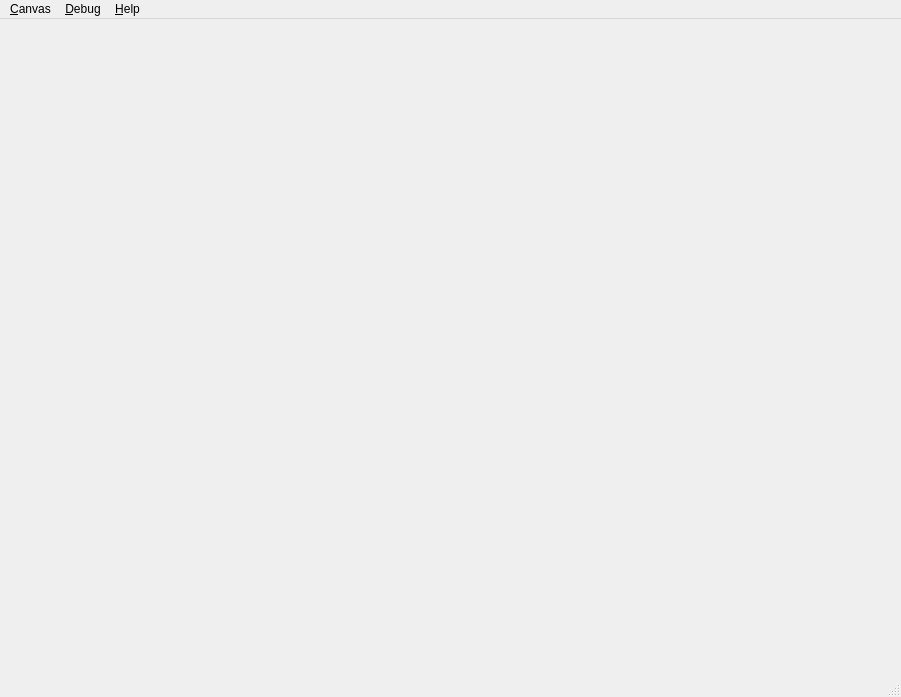
<?xml version="1.0" encoding="UTF-8"?>
<ui version="4.0">
 <class>MainWindow</class>
 <widget class="QMainWindow" name="MainWindow">
  <property name="geometry">
   <rect>
    <x>0</x>
    <y>0</y>
    <width>901</width>
    <height>697</height>
   </rect>
  </property>
  <widget class="QOsgViewer" name="centralWidget">
   <property name="mouseTracking">
    <bool>true</bool>
   </property>
   <property name="acceptDrops">
    <bool>true</bool>
   </property>
   <layout class="QHBoxLayout" name="horizontalLayout">
    <property name="spacing">
     <number>0</number>
    </property>
    <property name="margin">
     <number>1</number>
    </property>
   </layout>
  </widget>
  <widget class="QMenuBar" name="menuBar">
   <property name="geometry">
    <rect>
     <x>0</x>
     <y>0</y>
     <width>901</width>
     <height>21</height>
    </rect>
   </property>
   <property name="nativeMenuBar">
    <bool>true</bool>
   </property>
   <widget class="QMenu" name="canvasMenu">
    <property name="title">
     <string>&amp;Canvas</string>
    </property>
    <addaction name="cubeMappedHimmelAction"/>
    <addaction name="polarMappedHimmelAction"/>
    <addaction name="paraboloidMappedHimmelAction"/>
    <addaction name="sphereMappedHimmelAction"/>
    <addaction name="separator"/>
    <addaction name="proceduralHimmelAction"/>
    <addaction name="proceduralHimmelWithCloudsAction"/>
    <addaction name="separator"/>
    <addaction name="insert3DObjectFromFileAction"/>
    <addaction name="clearSceneAction"/>
    <addaction name="separator"/>
    <addaction name="quitAction"/>
   </widget>
   <widget class="QMenu" name="helpMenu">
    <property name="title">
     <string>&amp;Help</string>
    </property>
    <addaction name="aboutAction"/>
   </widget>
   <widget class="QMenu" name="menu_Debug">
    <property name="title">
     <string>&amp;Debug</string>
    </property>
    <addaction name="moonLockAction"/>
    <addaction name="sunLockAction"/>
    <addaction name="separator"/>
    <addaction name="textOverlayAction"/>
   </widget>
   <addaction name="canvasMenu"/>
   <addaction name="menu_Debug"/>
   <addaction name="helpMenu"/>
  </widget>
  <widget class="QStatusBar" name="statusBar"/>
  <action name="openAction">
   <property name="text">
    <string>&amp;Import...</string>
   </property>
   <property name="shortcut">
    <string>Ctrl+O</string>
   </property>
  </action>
  <action name="paintAction">
   <property name="checkable">
    <bool>true</bool>
   </property>
   <property name="text">
    <string>&amp;Paint</string>
   </property>
   <property name="shortcut">
    <string>B</string>
   </property>
  </action>
  <action name="panAction">
   <property name="checkable">
    <bool>true</bool>
   </property>
   <property name="text">
    <string>P&amp;an</string>
   </property>
   <property name="shortcut">
    <string>H</string>
   </property>
  </action>
  <action name="zoomInAction">
   <property name="checkable">
    <bool>true</bool>
   </property>
   <property name="text">
    <string>Zoom &amp;In</string>
   </property>
   <property name="shortcut">
    <string>Z</string>
   </property>
  </action>
  <action name="zoomOutAction">
   <property name="checkable">
    <bool>true</bool>
   </property>
   <property name="text">
    <string>Zoom &amp;Out</string>
   </property>
   <property name="shortcut">
    <string>Shift+Z</string>
   </property>
  </action>
  <action name="actualPixelsAction">
   <property name="text">
    <string>&amp;Actual Pixels</string>
   </property>
   <property name="shortcut">
    <string>Ctrl+0</string>
   </property>
  </action>
  <action name="aboutAction">
   <property name="text">
    <string>&amp;About...</string>
   </property>
  </action>
  <action name="preferencesAction">
   <property name="text">
    <string>&amp;Preferences...</string>
   </property>
  </action>
  <action name="quitAction">
   <property name="text">
    <string>&amp;Quit</string>
   </property>
   <property name="shortcut">
    <string>Ctrl+Q</string>
   </property>
  </action>
  <action name="actionAf">
   <property name="text">
    <string>af</string>
   </property>
  </action>
  <action name="loadLayoutAction">
   <property name="text">
    <string>&amp;Load Layout...</string>
   </property>
  </action>
  <action name="saveCurrentLayoutAction">
   <property name="text">
    <string>&amp;Save Current Layout</string>
   </property>
  </action>
  <action name="saveCurrentLayoutAsAction">
   <property name="text">
    <string>Save Current Layout &amp;As...</string>
   </property>
  </action>
  <action name="closeAction">
   <property name="enabled">
    <bool>false</bool>
   </property>
   <property name="text">
    <string>&amp;Close</string>
   </property>
   <property name="shortcut">
    <string>Ctrl+W</string>
   </property>
  </action>
  <action name="exportAction">
   <property name="text">
    <string>&amp;Export...</string>
   </property>
   <property name="shortcut">
    <string>Ctrl+S</string>
   </property>
  </action>
  <action name="saveAction">
   <property name="text">
    <string>&amp;Save</string>
   </property>
   <property name="shortcut">
    <string>Ctrl+S</string>
   </property>
  </action>
  <action name="eraseAction">
   <property name="checkable">
    <bool>true</bool>
   </property>
   <property name="enabled">
    <bool>false</bool>
   </property>
   <property name="text">
    <string>&amp;Erase</string>
   </property>
   <property name="shortcut">
    <string>E</string>
   </property>
  </action>
  <action name="originalViewAction">
   <property name="checkable">
    <bool>true</bool>
   </property>
   <property name="text">
    <string>Show &amp;Original</string>
   </property>
   <property name="shortcut">
    <string>O</string>
   </property>
  </action>
  <action name="resultViewAction">
   <property name="checkable">
    <bool>true</bool>
   </property>
   <property name="checked">
    <bool>true</bool>
   </property>
   <property name="text">
    <string>Show &amp;Result || Debug</string>
   </property>
   <property name="shortcut">
    <string>R</string>
   </property>
  </action>
  <action name="inputViewAction">
   <property name="checkable">
    <bool>true</bool>
   </property>
   <property name="text">
    <string>Show &amp;Input Mask</string>
   </property>
   <property name="shortcut">
    <string>I</string>
   </property>
  </action>
  <action name="layerViewAction">
   <property name="checkable">
    <bool>true</bool>
   </property>
   <property name="enabled">
    <bool>false</bool>
   </property>
   <property name="text">
    <string>Show &amp;Supportive Layer</string>
   </property>
  </action>
  <action name="actionDf">
   <property name="text">
    <string>df</string>
   </property>
  </action>
  <action name="createNewBrushAction">
   <property name="text">
    <string>&amp;Create new Brush...</string>
   </property>
  </action>
  <action name="actionAsd">
   <property name="text">
    <string>asd</string>
   </property>
  </action>
  <action name="cubeMappedHimmelAction">
   <property name="checkable">
    <bool>true</bool>
   </property>
   <property name="text">
    <string>&amp;CubeMapped Himmel</string>
   </property>
   <property name="shortcut">
    <string>Ctrl+Shift+C</string>
   </property>
  </action>
  <action name="polarMappedHimmelAction">
   <property name="checkable">
    <bool>true</bool>
   </property>
   <property name="text">
    <string>&amp;PolarMapped Himmel</string>
   </property>
   <property name="shortcut">
    <string>Ctrl+Shift+P</string>
   </property>
  </action>
  <action name="proceduralHimmelAction">
   <property name="checkable">
    <bool>true</bool>
   </property>
   <property name="text">
    <string>&amp;Procedural Himmel</string>
   </property>
   <property name="shortcut">
    <string>Ctrl+Alt+P</string>
   </property>
  </action>
  <action name="insert3DObjectFromFileAction">
   <property name="text">
    <string>&amp;Insert 3D-Objects from File ...</string>
   </property>
   <property name="shortcut">
    <string>Ctrl+R</string>
   </property>
  </action>
  <action name="clearSceneAction">
   <property name="text">
    <string>Clea&amp;r Scene</string>
   </property>
   <property name="shortcut">
    <string>Ctrl+W</string>
   </property>
  </action>
  <action name="paraboloidMappedHimmelAction">
   <property name="checkable">
    <bool>true</bool>
   </property>
   <property name="text">
    <string>Para&amp;boloidMapped Himmel</string>
   </property>
   <property name="shortcut">
    <string>Ctrl+Shift+B</string>
   </property>
  </action>
  <action name="sphereMappedHimmelAction">
   <property name="text">
    <string>&amp;Sphere-Mapped Himmel</string>
   </property>
   <property name="shortcut">
    <string>Ctrl+Shift+S</string>
   </property>
  </action>
  <action name="moonLockAction">
   <property name="checkable">
    <bool>true</bool>
   </property>
   <property name="enabled">
    <bool>false</bool>
   </property>
   <property name="text">
    <string>Camera Lock on &amp;Moon</string>
   </property>
   <property name="shortcut">
    <string>Shift+M</string>
   </property>
  </action>
  <action name="sunLockAction">
   <property name="checkable">
    <bool>true</bool>
   </property>
   <property name="checked">
    <bool>false</bool>
   </property>
   <property name="enabled">
    <bool>false</bool>
   </property>
   <property name="text">
    <string>Camera Lock on &amp;Sun</string>
   </property>
   <property name="shortcut">
    <string>Shift+S</string>
   </property>
  </action>
  <action name="textOverlayAction">
   <property name="checkable">
    <bool>true</bool>
   </property>
   <property name="enabled">
    <bool>false</bool>
   </property>
   <property name="text">
    <string>Show Text Overlay</string>
   </property>
  </action>
  <action name="proceduralHimmelWithCloudsAction">
   <property name="text">
    <string>Procedural Himmel with Clouds</string>
   </property>
  </action>
 </widget>
 <layoutdefault spacing="6" margin="11"/>
 <customwidgets>
  <customwidget>
   <class>QOsgViewer</class>
   <extends>QWidget</extends>
   <header>gui/qosgviewer.h</header>
   <container>1</container>
  </customwidget>
 </customwidgets>
 <resources/>
 <connections/>
</ui>
